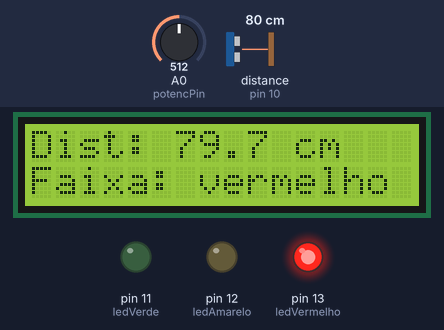
The sketch below on a simulated Arduino Uno, built with avr-gcc and run on an emulated ATmega328P. On the bench: 16×2 character LCD, output pins drawn as LEDs (lit = HIGH). Wiring (inferred from the names in the program): ultrasonic range finder: trigger pin 9; echo pin 10. The test bench sets the inputs (shaded band); at power-on: distance to the obstacle (sensor on pin 10) 80 cm, A0 (potencPin) = 512. The echo pulse lasts 58.3 µs per cm; pins used as bus, display or sensor lines are not drawn; what the sketch prints to the serial monitor is not drawn.

Above: at 1.2 s.
1.3 s: distance to the obstacle (sensor on pin 10) set to 26 cm
At 2.7 s:
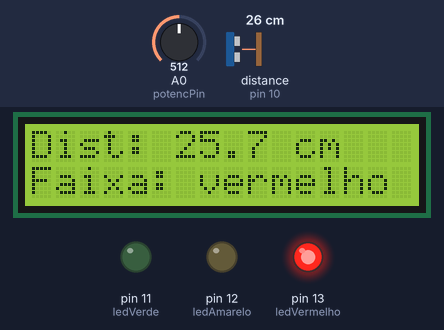
3.0 s: distance to the obstacle (sensor on pin 10) set to 21 cm
At 4.4 s:
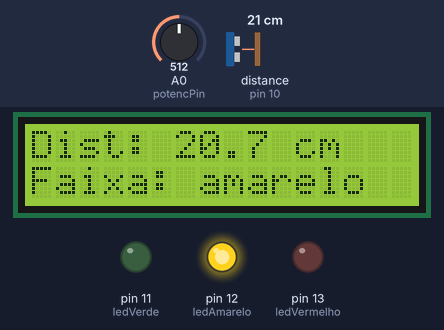
4.7 s: A0 (potencPin) set to 921
6.2 s: A0 (potencPin) set to 937
At 7.0 s:
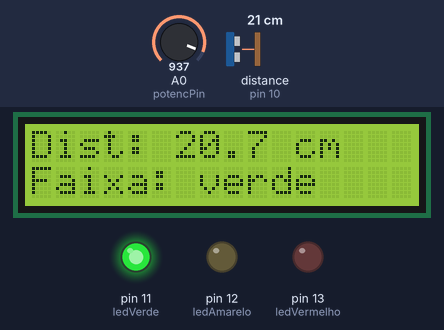
7.8 s: A0 (potencPin) set to 772
9.4 s: A0 (potencPin) set to 753
At 9.5 s:
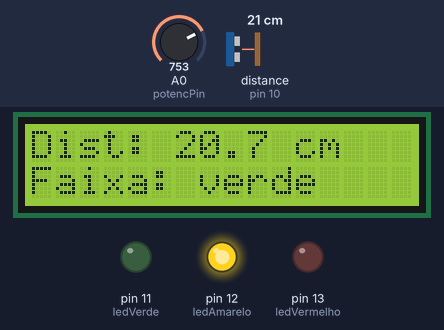
Timing chart, 0 to 12.0 s (numbered marks = the images above; inputs shaded):
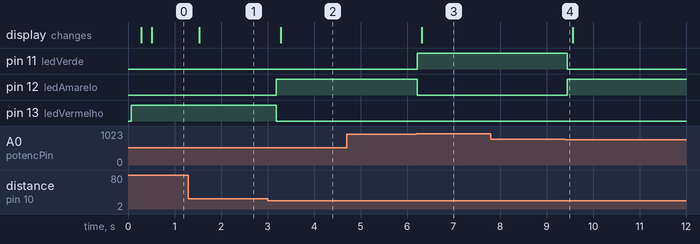

Measured:
- the behaviour switches between 24 and 23 cm on distance to the obstacle (sensor on pin 10) (found by bisection; images 1 and 2)
- the behaviour switches between 928 and 929 on A0 (potencPin) (found by bisection; images 2 and 3)
- the behaviour switches between 766 and 765 on A0 (potencPin) (found by bisection; images 3 and 4)
- after the input at 1.3 s, the display: changes after 0.23 s (image 1)
- after the input at 3.0 s, pin 12 (ledAmarelo): LOW → HIGH after 0.19 s; pin 13 (ledVermelho): HIGH → LOW after 0.19 s; the display: changes after 0.28 s (image 2)
- after the input at 4.7 s, every drawn part: stays the same
- after the input at 6.2 s, pin 11 (ledVerde): LOW → HIGH at once; pin 12 (ledAmarelo): HIGH → LOW at once; the display: changes after 0.12 s (image 3)
- after the input at 7.8 s, every drawn part: stays the same
- after the input at 9.4 s, pin 11 (ledVerde): HIGH → LOW at once; pin 12 (ledAmarelo): LOW → HIGH at once

The sketch:

Projeto_definitivo_final_acabado_chega.ino
```cpp
#include <LiquidCrystal_I2C.h>
#include <Wire.h>
#include <math.h>
#include <stdlib.h>


const unsigned char trigPin = 9;
const unsigned char echoPin = 10;
const unsigned char potencPin = A0;
const unsigned int ledVermelho = 13;
const unsigned int ledAmarelo = 12;
const unsigned int ledVerde = 11;

// Alcance util do HC-SR04 e o tempo de ida e volta do som correspondente.
// Sem esse limite, pulseIn() espera o padrao de 1 segundo antes de desistir.
const float ALCANCE_MAXIMO_CM = 400.0;
const unsigned long TIMEOUT_ECO_US = (unsigned long)(2.0 * ALCANCE_MAXIMO_CM / 0.0343);

// Cada tarefa tem a sua propria frequencia. O sensor mede rapido porque o
// objeto se move, o display atualiza devagar porque olho humano nao le a 20 Hz,
// e a serial fala uma vez por segundo para nao virar cachoeira de texto.
const unsigned long INTERVALO_MEDIDA_MS = 60;
const unsigned long INTERVALO_DISPLAY_MS = 250;
const unsigned long INTERVALO_SERIAL_MS = 1000;
const unsigned long INTERVALO_PISCA_MS = 250;

// A medida do sensor oscila alguns centimetros entre leituras consecutivas.
// A mediana das ultimas AMOSTRAS descarta o pico isolado sem atrasar a
// resposta como faria uma media. Uma leitura perdida no meio de leituras boas
// tambem e ruido: so vira "sem eco" quando faltam validas demais na janela.
const unsigned char AMOSTRAS = 5;
const unsigned char MINIMO_VALIDAS = 3;

// Folga exigida para trocar de faixa. Sem ela, uma distancia parada em cima
// do limite alternava as cores dos LEDs sozinha.
const float MARGEM_CM = 2.0;

const unsigned char COLUNAS_LCD = 16;

LiquidCrystal_I2C lcd(0x3F, COLUNAS_LCD, 2);

// Ou a leitura tem distancia, ou ela nao tem. Nenhum valor de "cm" significa
// falha: quem usa a leitura precisa olhar para "valida" primeiro. Quando a
// leitura nao vale, cm fica NAN, que nao passa por nenhuma comparacao de faixa.
struct Leitura {
  bool valida;
  float cm;
};

// Sem eco e uma faixa como as outras, nao a ausencia de faixa.
enum Faixa {
  FAIXA_VERDE,
  FAIXA_AMARELO,
  FAIXA_VERMELHO,
  FAIXA_SEM_ECO
};

Leitura janela[AMOSTRAS];
unsigned char proximaAmostra = 0;

Leitura leituraBruta = { false, NAN };
Leitura leituraAtual = { false, NAN };
Faixa faixaAtual = FAIXA_SEM_ECO;
float limite1 = 0.0;
float limite2 = 0.0;

unsigned long ultimaMedida = 0;
unsigned long ultimoDisplay = 0;
unsigned long ultimaSerial = 0;

Leitura medirDistancia();
Leitura filtrar();
float mediana(float *valores, unsigned char n);
Faixa classificar(Leitura leitura, float limite1, float limite2, Faixa atual);
void atualizarLimites();
void escreverLinha(unsigned char linha, const char *texto);
const char *nomeDaFaixa(Faixa faixa);

void setup() {
  pinMode(trigPin, OUTPUT);
  pinMode(echoPin, INPUT);
  pinMode(ledVermelho, OUTPUT);
  pinMode(ledAmarelo, OUTPUT);
  pinMode(ledVerde, OUTPUT);
  Serial.begin(9600);
  Serial.print("Hello World!");

  for (unsigned char i = 0; i < AMOSTRAS; i++) {
    janela[i] = Leitura{ false, NAN };
  }

  // O display se inicializa uma vez. Fazer isso a cada volta do loop era o
  // que apagava a tela inteira vinte vezes por segundo.
  lcd.init();
  lcd.backlight();
}

void loop() {
  unsigned long agora = millis();

  // Medir. A unica espera que sobrou e a do proprio pulseIn(), limitada pelo
  // timeout: no pior caso, sem eco nenhum, sao 23 ms.
  if (agora - ultimaMedida >= INTERVALO_MEDIDA_MS) {
    ultimaMedida = agora;
    atualizarLimites();

    leituraBruta = medirDistancia();
    janela[proximaAmostra] = leituraBruta;
    proximaAmostra = (proximaAmostra + 1) % AMOSTRAS;

    leituraAtual = filtrar();
    faixaAtual = classificar(leituraAtual, limite1, limite2, faixaAtual);
  }

  // Acender. Roda toda volta porque e barato e porque o pisca precisa da hora.
  bool vermelhoAceso = (faixaAtual == FAIXA_VERMELHO);
  if (faixaAtual == FAIXA_SEM_ECO) {
    vermelhoAceso = ((agora / INTERVALO_PISCA_MS) % 2) == 0;
  }
  digitalWrite(ledVerde, faixaAtual == FAIXA_VERDE ? HIGH : LOW);
  digitalWrite(ledAmarelo, faixaAtual == FAIXA_AMARELO ? HIGH : LOW);
  digitalWrite(ledVermelho, vermelhoAceso ? HIGH : LOW);

  // Escrever no display, sem limpar a tela: cada linha e reescrita completa,
  // com espacos ate o fim, entao nao sobra resto da mensagem anterior.
  if (agora - ultimoDisplay >= INTERVALO_DISPLAY_MS) {
    ultimoDisplay = agora;
    char linha[COLUNAS_LCD + 1];
    if (leituraAtual.valida) {
      char numero[10];
      dtostrf(leituraAtual.cm, 0, 1, numero);
      snprintf(linha, sizeof(linha), "Dist: %s cm", numero);
    } else {
      snprintf(linha, sizeof(linha), "Sem eco");
    }
    escreverLinha(0, linha);
    snprintf(linha, sizeof(linha), "Faixa: %s", nomeDaFaixa(faixaAtual));
    escreverLinha(1, linha);
  }

  if (agora - ultimaSerial >= INTERVALO_SERIAL_MS) {
    ultimaSerial = agora;
    Serial.print("Verde < ");
    Serial.print(limite1);
    Serial.print(" <= amarelo < ");
    Serial.print(limite2);
    Serial.print(" <= vermelho  |  bruta: ");
    if (leituraBruta.valida) {
      Serial.print(leituraBruta.cm);
    } else {
      Serial.print("sem eco");
    }
    Serial.print("  |  filtrada: ");
    if (leituraAtual.valida) {
      Serial.print(leituraAtual.cm);
    } else {
      Serial.print("sem eco");
    }
    Serial.print("  |  faixa: ");
    Serial.println(nomeDaFaixa(faixaAtual));
  }
}

Leitura medirDistancia() {
  digitalWrite(trigPin, LOW);
  delayMicroseconds(2);
  digitalWrite(trigPin, HIGH);
  delayMicroseconds(10);
  digitalWrite(trigPin, LOW);

  // pulseIn() devolve 0 quando desiste de esperar. O zero nao sai daqui:
  // vira uma leitura invalida, que e coisa diferente de 0 cm.
  unsigned long duracao = pulseIn(echoPin, HIGH, TIMEOUT_ECO_US);
  if (duracao == 0) {
    return Leitura{ false, NAN };
  }
  return Leitura{ true, (float)((duracao * 0.0343) / 2.0) };
}

Leitura filtrar() {
  float validas[AMOSTRAS];
  unsigned char n = 0;
  for (unsigned char i = 0; i < AMOSTRAS; i++) {
    if (janela[i].valida) {
      validas[n] = janela[i].cm;
      n++;
    }
  }
  if (n < MINIMO_VALIDAS) {
    return Leitura{ false, NAN };
  }
  return Leitura{ true, mediana(validas, n) };
}

float mediana(float *valores, unsigned char n) {
  for (unsigned char i = 1; i < n; i++) {
    float chave = valores[i];
    signed char j = i - 1;
    while (j >= 0 && valores[j] > chave) {
      valores[j + 1] = valores[j];
      j--;
    }
    valores[j + 1] = chave;
  }
  return valores[n / 2];
}

void atualizarLimites() {
  float volt = analogRead(potencPin) * 5.0 / 1023.0;
  limite1 = 5 * volt;
  limite2 = 10 * volt;
}

Faixa classificar(Leitura leitura, float limite1, float limite2, Faixa atual) {
  if (!leitura.valida) {
    return FAIXA_SEM_ECO;
  }
  // Voltando de "sem eco" nao existe faixa anterior para segurar, entao os
  // limites valem crus.
  if (atual == FAIXA_SEM_ECO) {
    if (leitura.cm < limite1) return FAIXA_VERDE;
    if (leitura.cm < limite2) return FAIXA_AMARELO;
    return FAIXA_VERMELHO;
  }
  // Nas demais, cada limite se desloca para o lado que dificulta a saida da
  // faixa em que o sistema ja esta.
  float corte1 = (atual == FAIXA_VERDE) ? limite1 + MARGEM_CM : limite1 - MARGEM_CM;
  float corte2 = (atual == FAIXA_VERMELHO) ? limite2 - MARGEM_CM : limite2 + MARGEM_CM;
  if (leitura.cm < corte1) {
    return FAIXA_VERDE;
  }
  if (leitura.cm < corte2) {
    return FAIXA_AMARELO;
  }
  return FAIXA_VERMELHO;
}

const char *nomeDaFaixa(Faixa faixa) {
  switch (faixa) {
    case FAIXA_VERDE: return "verde";
    case FAIXA_AMARELO: return "amarelo";
    case FAIXA_VERMELHO: return "vermelho";
    default: return "sem eco";
  }
}

void escreverLinha(unsigned char linha, const char *texto) {
  char preenchida[COLUNAS_LCD + 1];
  snprintf(preenchida, sizeof(preenchida), "%-16s", texto);
  lcd.setCursor(0, linha);
  lcd.print(preenchida);
}
```
